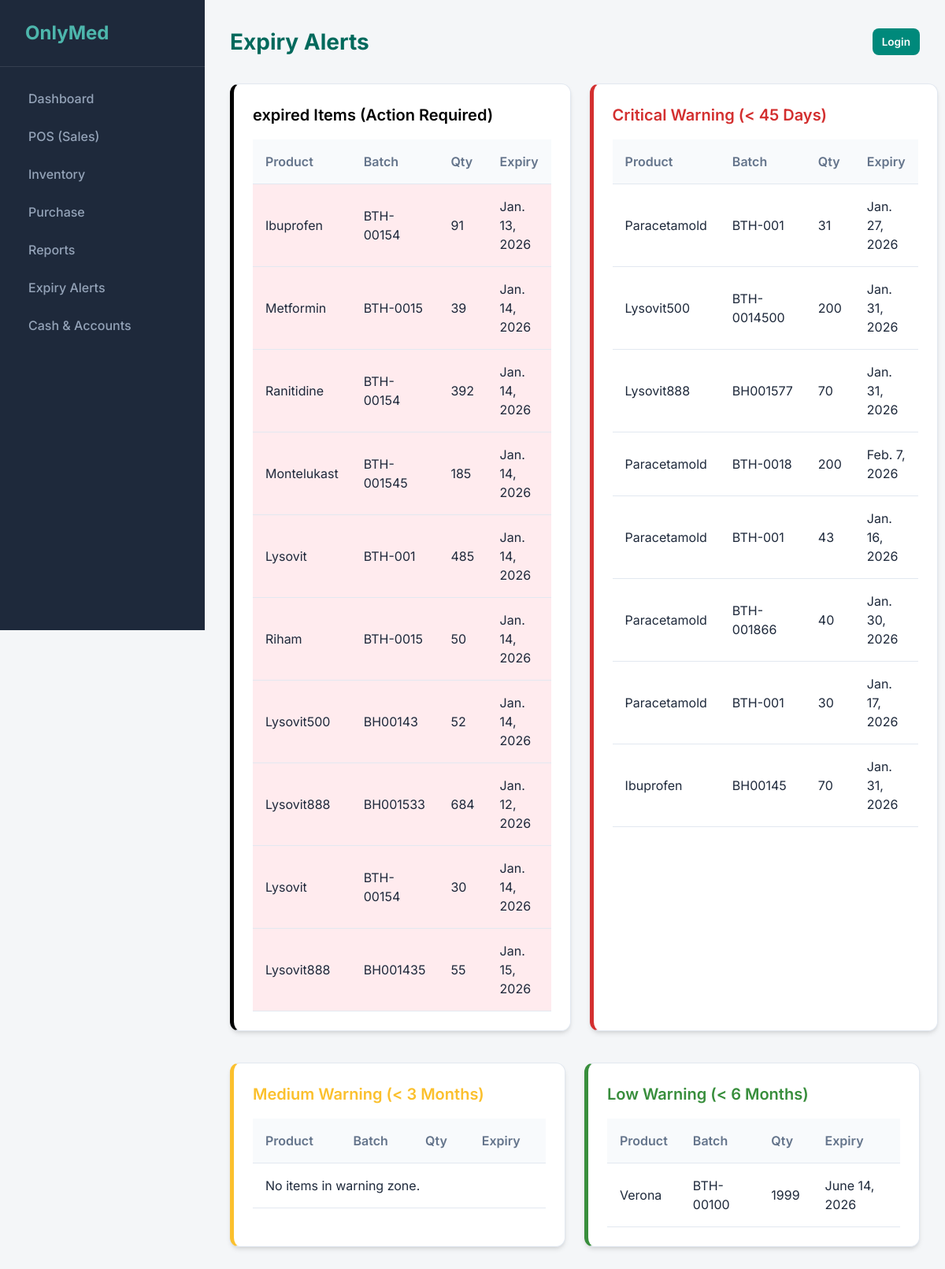
The page /reports/expiry-alerts/ on the database its author committed.
### inventory/models.py (models this page shows, shortened)
class Batch(models.Model):
    product = models.ForeignKey(Product, on_delete=models.CASCADE, related_name='batches')
    batch_number = models.CharField(max_length=50)
    expiry_date = models.DateField()
    purchase_price = models.DecimalField(max_digits=10, decimal_places=2)
    sale_price = models.DecimalField(max_digits=10, decimal_places=2, blank=True, null=True, help_text="Leave empty to enter manually during sale")
    quantity = models.PositiveIntegerField(default=0)
    created_at = models.DateTimeField(auto_now_add=True)
    updated_at = models.DateTimeField(auto_now=True)

class Product(models.Model):
    brand = models.ForeignKey(Brand, on_delete=models.CASCADE, related_name='products')
    name = models.CharField(max_length=200, help_text="Generic Name")
    category = models.ForeignKey(Category, on_delete=models.CASCADE, related_name='products')
    company = models.CharField(max_length=100, blank=True, help_text="Company Name")
    description = models.TextField(blank=True)
    tax_percentage = models.DecimalField(max_digits=5, decimal_places=2, default=0.0, help_text="Tax percentage (0 to 100)")
    created_at = models.DateTimeField(auto_now_add=True)
    updated_at = models.DateTimeField(auto_now=True)

### reports/views.py (the view)
# urls.py: path('expiry-alerts/', views.expiry_alerts, name='expiry_alerts'),
def expiry_alerts(request):
    today = timezone.now().date()
    red_limit = today + timedelta(days=45)
    yellow_limit = today + timedelta(days=90)
    green_limit = today + timedelta(days=180)
    expired = Batch.objects.filter(expiry_date__lt=today, quantity__gt=0)
    red_zone = Batch.objects.filter(
        expiry_date__gte=today,
        expiry_date__lte=red_limit,
        quantity__gt=0
    )
    yellow_zone = Batch.objects.filter(
        expiry_date__gt=red_limit,
        expiry_date__lte=yellow_limit,
        quantity__gt=0
    )
    green_zone = Batch.objects.filter(
        expiry_date__gt=yellow_limit,
        expiry_date__lte=green_limit,
        quantity__gt=0
    )
    context = {
        'expired': expired,
        'red_zone': red_zone,
        'yellow_zone': yellow_zone,
        'green_zone': green_zone,
    }
    return render(request, 'reports/expiry_alerts.html', context)

### templates/reports/expiry_alerts.html
{% extends 'base.html' %}
{% block page_title %}Expiry Alerts{% endblock %}
{% block content %}
<div class="grid-2">
    <div class="card" style="border-left: 5px solid #000;">
        <h3 style="color: #000;">expired Items (Action Required)</h3>
        <table>
            <thead>
                <tr>
                    <th>Product</th>
                    <th>Batch</th>
                    <th>Qty</th>
                    <th>Expiry</th>
                </tr>
            </thead>
            <tbody>
                {% for b in expired %}
                <tr style="background: #ffebee;">
                    <td>{{ b.product.name }}</td>
                    <td>{{ b.batch_number }}</td>
                    <td>{{ b.quantity }}</td>
                    <td>{{ b.expiry_date }}</td>
                </tr>
                {% empty %}<tr>
                    <td colspan="4">No expired items in stock.</td>
                </tr>
                {% endfor %}
            </tbody>
        </table>
    </div>
    <div class="card" style="border-left: 5px solid #d32f2f;">
        <h3 style="color: #d32f2f;">Critical Warning (< 45 Days)</h3>
                <table>
                    <thead>
                        <tr>
                            <th>Product</th>
                            <th>Batch</th>
                            <th>Qty</th>
                            <th>Expiry</th>
                        </tr>
                    </thead>
                    <tbody>
                        {% for b in red_zone %}
                        <tr>
                            <td>{{ b.product.name }}</td>
                            <td>{{ b.batch_number }}</td>
                            <td>{{ b.quantity }}</td>
                            <td>{{ b.expiry_date }}</td>
                        </tr>
                        {% empty %}<tr>
                            <td colspan="4">No items in critical zone.</td>
                        </tr>
                        {% endfor %}
                    </tbody>
                </table>
    </div>
</div>
<div class="grid-2 mt-4">
    <div class="card" style="border-left: 5px solid #fbc02d;">
        <h3 style="color: #fbc02d;">Medium Warning (< 3 Months)</h3>
                <table>
                    <thead>
                        <tr>
                            <th>Product</th>
                            <th>Batch</th>
                            <th>Qty</th>
                            <th>Expiry</th>
                        </tr>
                    </thead>
                    <tbody>
                        {% for b in yellow_zone %}
                        <tr>
                            <td>{{ b.product.name }}</td>
                            <td>{{ b.batch_number }}</td>
                            <td>{{ b.quantity }}</td>
                            <td>{{ b.expiry_date }}</td>
                        </tr>
                        {% empty %}<tr>
                            <td colspan="4">No items in warning zone.</td>
                        </tr>
                        {% endfor %}
                    </tbody>
                </table>
    </div>
    <div class="card" style="border-left: 5px solid #388e3c;">
        <h3 style="color: #388e3c;">Low Warning (< 6 Months)</h3>
                <table>
                    <thead>
                        <tr>
                            <th>Product</th>
                            <th>Batch</th>
                            <th>Qty</th>
                            <th>Expiry</th>
                        </tr>
                    </thead>
                    <tbody>
                        {% for b in green_zone %}
                        <tr>
                            <td>{{ b.product.name }}</td>
                            <td>{{ b.batch_number }}</td>
                            <td>{{ b.quantity }}</td>
                            <td>{{ b.expiry_date }}</td>
                        </tr>
                        {% empty %}<tr>
                            <td colspan="4">No items in watch zone.</td>
                        </tr>
                        {% endfor %}
                    </tbody>
                </table>
    </div>
</div>
{% endblock %}

### static/css/style.css (style rules this page uses)
:root { --primary: #00897b; --primary-dark: #00695c; --secondary: #4db6ac; --accent: #ffb74d; --bg-body: #f4f6f8; --bg-card: #ffffff; --bg-sidebar: #1e293b; --text-main: #1e293b; --text-muted: #64748b; --text-light: #f1f5f9; --radius: 12px; --shadow: 0 4px 6px -1px rgb(0 0 0 / 0.1), 0 2px 4px -2px rgb(0 0 0 / 0.1); --shadow-lg: 0 10px 15px -3px rgb(0 0 0 / 0.1), 0 4px 6px -4px rgb(0 0 0 / 0.1); }
* { box-sizing: border-box; margin: 0; padding: 0; }
body { font-family: 'Inter', system-ui, -apple-system, sans-serif; background-color: var(--bg-body); color: var(--text-main); line-height: 1.5; display: flex; min-height: 100vh; }
.card { background: var(--bg-card); border-radius: var(--radius); padding: 1.5rem; box-shadow: var(--shadow); margin-bottom: 1.5rem; border: 1px solid #e2e8f0; }
.card h3 { color: var(--text-main); font-size: 1.25rem; margin-bottom: 1rem; font-weight: 600; }
.grid-2 { display: grid; grid-template-columns: repeat(2, 1fr); gap: 1.5rem; }
table { width: 100%; border-collapse: collapse; }
th, td { text-align: left; padding: 1rem; border-bottom: 1px solid #e2e8f0; }
th { background: #f8fafc; font-weight: 600; color: var(--text-muted); }
.mt-4 { margin-top: 1rem; }

### rows shown on the page
Batch: product.name "Ibuprofen", batch_number "BTH-00154", quantity "91", expiry_date "Jan. 13, 2026"
Batch: product.name "Metformin", batch_number "BTH-0015", quantity "39", expiry_date "Jan. 14, 2026"
Batch: product.name "Ranitidine", batch_number "BTH-00154", quantity "392", expiry_date "Jan. 14, 2026"
Batch: product.name "Montelukast", batch_number "BTH-001545", quantity "185", expiry_date "Jan. 14, 2026"
Batch: product.name "Lysovit", batch_number "BTH-001", quantity "485", expiry_date "Jan. 14, 2026"
Batch: product.name "Riham", batch_number "BTH-0015", quantity "50", expiry_date "Jan. 14, 2026"
Batch: product.name "Lysovit500", batch_number "BH00143", quantity "52", expiry_date "Jan. 14, 2026"
Batch: product.name "Lysovit888", batch_number "BH001533", quantity "684", expiry_date "Jan. 12, 2026"
Batch: product.name "Lysovit", batch_number "BTH-00154", quantity "30", expiry_date "Jan. 14, 2026"
Batch: product.name "Lysovit888", batch_number "BH001435", quantity "55", expiry_date "Jan. 15, 2026"
Batch: product.name "Paracetamold", batch_number "BTH-001", quantity "31", expiry_date "Jan. 27, 2026"
Batch: product.name "Lysovit500", batch_number "BTH-0014500", quantity "200", expiry_date "Jan. 31, 2026"
Batch: product.name "Lysovit888", batch_number "BH001577", quantity "70", expiry_date "Jan. 31, 2026"
Batch: product.name "Paracetamold", batch_number "BTH-0018", quantity "200", expiry_date "Feb. 7, 2026"
Batch: product.name "Paracetamold", batch_number "BTH-001", quantity "43", expiry_date "Jan. 16, 2026"
Batch: product.name "Paracetamold", batch_number "BTH-001866", quantity "40", expiry_date "Jan. 30, 2026"
Batch: product.name "Paracetamold", batch_number "BTH-001", quantity "30", expiry_date "Jan. 17, 2026"
Batch: product.name "Ibuprofen", batch_number "BH00145", quantity "70", expiry_date "Jan. 31, 2026"
Batch: product.name "Verona", batch_number "BTH-00100", quantity "1999", expiry_date "June 14, 2026"
